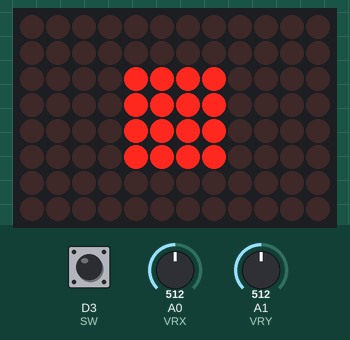
Recording of a sketch running on a simulated Arduino Uno R4 WiFi. Shown: 12×8 LED matrix. Inputs (shaded band) come from the test bench; at power-on: A0 (VRX) = 512, A1 (VRY) = 512, D3 (SW) HIGH. WiFi joins after 1.5 s; servers stay silent unless stated; what the sketch prints to the serial monitor is not drawn.

Above: at 2.7 s.
2.8 s: A0 (VRX) set to 558
4.3 s: A0 (VRX) set to 586
At 5.1 s:
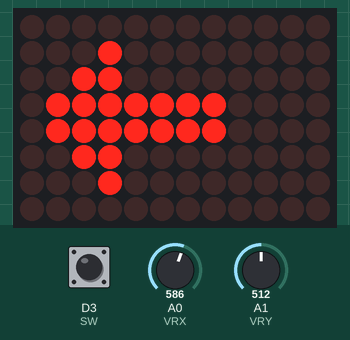
5.8 s: A1 (VRY) set to 564
7.3 s: A1 (VRY) set to 594
At 8.5 s:
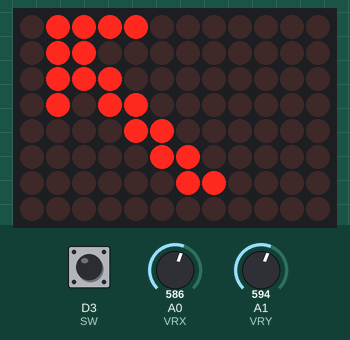
8.8 s: A0 (VRX) set to 550
At 9.8 s:
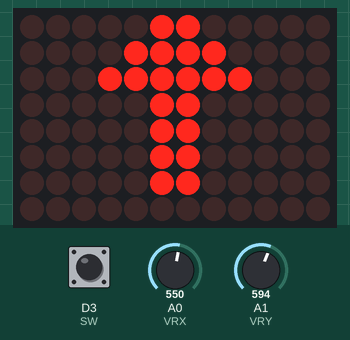
10.3 s: A1 (VRY) set to 306
At 10.9 s:
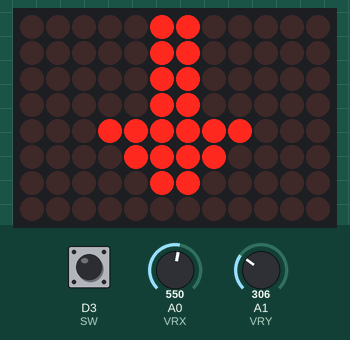
Timing chart, 0 to 12.8 s (numbered marks = the images above; inputs shaded):
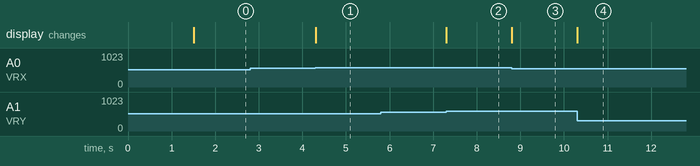

The sketch:

JoyStick_PC.ino
```cpp
#include <WiFiS3.h>
#include <WiFiUdp.h>
#include "Arduino_LED_Matrix.h"

//---- Wifi info ----//
const char ssid[] = ""; //Your WiFi ssid
const char pswd[] = ""; //Your WiFi password


//---- PC info ----//
const char pc_ip[] = ""; //Your PC IP
const int pc_port = 5000;

WiFiUDP Udp;
ArduinoLEDMatrix matrix;

//---- PINS ----//
const int VRX = A0;
const int VRY = A1;
const int SW = 3;


//---- Frames for Matrix ----//

byte arrowRight[8][12] = {
  { 0, 0, 0, 0, 0, 0, 0, 0, 0, 0, 0, 0 },
  { 0, 0, 0, 0, 0, 0, 0, 0, 1, 0, 0, 0 },
  { 0, 0, 0, 0, 0, 0, 0, 0, 1, 1, 0, 0 },
  { 0, 0, 0, 0, 1, 1, 1, 1, 1, 1, 1, 0 },
  { 0, 0, 0, 0, 1, 1, 1, 1, 1, 1, 1, 0 },
  { 0, 0, 0, 0, 0, 0, 0, 0, 1, 1, 0, 0 },
  { 0, 0, 0, 0, 0, 0, 0, 0, 1, 0, 0, 0 },
  { 0, 0, 0, 0, 0, 0, 0, 0, 0, 0, 0, 0 }
};

byte arrowLeft[8][12] = {
  { 0, 0, 0, 0, 0, 0, 0, 0, 0, 0, 0, 0 },
  { 0, 0, 0, 1, 0, 0, 0, 0, 0, 0, 0, 0 },
  { 0, 0, 1, 1, 0, 0, 0, 0, 0, 0, 0, 0 },
  { 0, 1, 1, 1, 1, 1, 1, 1, 0, 0, 0, 0 },
  { 0, 1, 1, 1, 1, 1, 1, 1, 0, 0, 0, 0 },
  { 0, 0, 1, 1, 0, 0, 0, 0, 0, 0, 0, 0 },
  { 0, 0, 0, 1, 0, 0, 0, 0, 0, 0, 0, 0 },
  { 0, 0, 0, 0, 0, 0, 0, 0, 0, 0, 0, 0 }
};

byte arrowUp[8][12] = {
  { 0, 0, 0, 0, 0, 1, 1, 0, 0, 0, 0, 0 },
  { 0, 0, 0, 0, 1, 1, 1, 1, 0, 0, 0, 0 },
  { 0, 0, 0, 1, 1, 1, 1, 1, 1, 0, 0, 0 },
  { 0, 0, 0, 0, 0, 1, 1, 0, 0, 0, 0, 0 },
  { 0, 0, 0, 0, 0, 1, 1, 0, 0, 0, 0, 0 },
  { 0, 0, 0, 0, 0, 1, 1, 0, 0, 0, 0, 0 },
  { 0, 0, 0, 0, 0, 1, 1, 0, 0, 0, 0, 0 },
  { 0, 0, 0, 0, 0, 0, 0, 0, 0, 0, 0, 0 }
};

byte arrowDown[8][12] = {
  { 0, 0, 0, 0, 0, 1, 1, 0, 0, 0, 0, 0 },
  { 0, 0, 0, 0, 0, 1, 1, 0, 0, 0, 0, 0 },
  { 0, 0, 0, 0, 0, 1, 1, 0, 0, 0, 0, 0 },
  { 0, 0, 0, 0, 0, 1, 1, 0, 0, 0, 0, 0 },
  { 0, 0, 0, 1, 1, 1, 1, 1, 1, 0, 0, 0 },
  { 0, 0, 0, 0, 1, 1, 1, 1, 0, 0, 0, 0 },
  { 0, 0, 0, 0, 0, 1, 1, 0, 0, 0, 0, 0 },
  { 0, 0, 0, 0, 0, 0, 0, 0, 0, 0, 0, 0 }
};

byte arrowUpRight[8][12] = {
  { 0, 0, 0, 0, 0, 0, 0, 1, 1, 1, 1, 0 },
  { 0, 0, 0, 0, 0, 0, 0, 0, 0, 1, 1, 0 },
  { 0, 0, 0, 0, 0, 0, 0, 0, 1, 1, 1, 0 },
  { 0, 0, 0, 0, 0, 0, 0, 1, 1, 0, 1, 0 },
  { 0, 0, 0, 0, 0, 0, 1, 1, 0, 0, 0, 0 },
  { 0, 0, 0, 0, 0, 1, 1, 0, 0, 0, 0, 0 },
  { 0, 0, 0, 0, 1, 1, 0, 0, 0, 0, 0, 0 },
  { 0, 0, 0, 0, 0, 0, 0, 0, 0, 0, 0, 0 }
};

byte arrowUpLeft[8][12] = {
  { 0, 1, 1, 1, 1, 0, 0, 0, 0, 0, 0, 0 },
  { 0, 1, 1, 0, 0, 0, 0, 0, 0, 0, 0, 0 },
  { 0, 1, 1, 1, 0, 0, 0, 0, 0, 0, 0, 0 },
  { 0, 1, 0, 1, 1, 0, 0, 0, 0, 0, 0, 0 },
  { 0, 0, 0, 0, 1, 1, 0, 0, 0, 0, 0, 0 },
  { 0, 0, 0, 0, 0, 1, 1, 0, 0, 0, 0, 0 },
  { 0, 0, 0, 0, 0, 0, 1, 1, 0, 0, 0, 0 },
  { 0, 0, 0, 0, 0, 0, 0, 0, 0, 0, 0, 0 }
};

byte arrowDownRight[8][12] = {
  { 0, 0, 0, 0, 1, 1, 0, 0, 0, 0, 0, 0 },
  { 0, 0, 0, 0, 0, 1, 1, 0, 0, 0, 0, 0 },
  { 0, 0, 0, 0, 0, 0, 1, 1, 0, 0, 0, 0 },
  { 0, 0, 0, 0, 0, 0, 0, 1, 1, 0, 1, 0 },
  { 0, 0, 0, 0, 0, 0, 0, 0, 1, 1, 1, 0 },
  { 0, 0, 0, 0, 0, 0, 0, 0, 0, 1, 1, 0 },
  { 0, 0, 0, 0, 0, 0, 0, 1, 1, 1, 1, 0 },
  { 0, 0, 0, 0, 0, 0, 0, 0, 0, 0, 0, 0 }
};

byte arrowDownLeft[8][12] = {
  { 0, 0, 0, 0, 0, 0, 1, 1, 0, 0, 0, 0 },
  { 0, 0, 0, 0, 0, 1, 1, 0, 0, 0, 0, 0 },
  { 0, 0, 0, 0, 1, 1, 0, 0, 0, 0, 0, 0 },
  { 0, 1, 0, 1, 1, 0, 0, 0, 0, 0, 0, 0 },
  { 0, 1, 1, 1, 0, 0, 0, 0, 0, 0, 0, 0 },
  { 0, 1, 1, 0, 0, 0, 0, 0, 0, 0, 0, 0 },
  { 0, 1, 1, 1, 1, 0, 0, 0, 0, 0, 0, 0 },
  { 0, 0, 0, 0, 0, 0, 0, 0, 0, 0, 0, 0 }
};

byte centerDot[8][12] = {
  { 0, 0, 0, 0, 0, 0, 0, 0, 0, 0, 0, 0 },
  { 0, 0, 0, 0, 0, 0, 0, 0, 0, 0, 0, 0 },
  { 0, 0, 0, 0, 1, 1, 1, 1, 0, 0, 0, 0 },
  { 0, 0, 0, 0, 1, 1, 1, 1, 0, 0, 0, 0 },
  { 0, 0, 0, 0, 1, 1, 1, 1, 0, 0, 0, 0 },
  { 0, 0, 0, 0, 1, 1, 1, 1, 0, 0, 0, 0 },
  { 0, 0, 0, 0, 0, 0, 0, 0, 0, 0, 0, 0 },
  { 0, 0, 0, 0, 0, 0, 0, 0, 0, 0, 0, 0 }
};


void setup() {
  Serial.begin(115200);

  pinMode(SW, INPUT_PULLUP); // when pressed zero
  matrix.begin();

  Serial.print("Connecting to WiFi: "); //Messages to Serial
  Serial.println(ssid);
  WiFi.begin(ssid, pswd); //Start Connection

  while(WiFi.status() != WL_CONNECTED) {
    delay(500);
    Serial.print(".");
  }

  Serial.println("\nConnected!");
  Udp.begin(1234); //create random port

}

void loop() {

  //---- X-Y-SW Values ----//
  int xVal = analogRead(VRX);
  int yVal = analogRead(VRY);
  int swVal = digitalRead(SW);

  int dx = 0;
  int dy = 0;

  //---- dx Deadzone  ----//
  if(xVal < 460){

    dx = map(xVal, 460, 0, 0, 30);

  }else if(xVal > 560){

    dx = map(xVal, 560, 1023, 0, -30);
  }


  //---- dy Deadzone  ----//
  if(yVal < 460){

   dy = map(yVal, 460, 0, 0, 30);

  }else if(yVal> 560){

  dy = map(yVal, 560, 1023, 0, -30);

  }

  //---- Direction ----//

  if (dx == 0 && dy == 0) {
    matrix.renderBitmap(centerDot, 8, 12);
  }
  else if (dx > 0 && dy == 0) {
    matrix.renderBitmap(arrowRight, 8, 12);
  }
  else if (dx < 0 && dy == 0) {
    matrix.renderBitmap(arrowLeft, 8, 12);
  }
  else if (dx == 0 && dy > 0) {
    matrix.renderBitmap(arrowDown, 8, 12);
  }
  else if (dx == 0 && dy < 0) {
    matrix.renderBitmap(arrowUp, 8, 12);
  }
  // Diagonal
  else if (dx > 0 && dy > 0) {
    matrix.renderBitmap(arrowDownRight, 8, 12);
  }
  else if (dx < 0 && dy > 0) {
    matrix.renderBitmap(arrowDownLeft, 8, 12);
  }
  else if (dx > 0 && dy < 0) {
    matrix.renderBitmap(arrowUpRight, 8, 12);
  }
  else if (dx < 0 && dy < 0) {
    matrix.renderBitmap(arrowUpLeft, 8, 12);
  }


  String payload = String(dx) + "," + String(dy) + "," + String(swVal); //payload to PC

  Udp.beginPacket(pc_ip, pc_port);
  Udp.print(payload);
  Udp.endPacket();


}
```

Measured:
- the behaviour switches between 575 and 576 on A0 (VRX) (found by bisection; images 0 and 1)
- the behaviour switches between 575 and 576 on A1 (VRY) (found by bisection; images 1 and 2)
- after the input at 2.8 s, every drawn part: stays the same
- after the input at 4.3 s, the display: changes at once (image 1)
- after the input at 5.8 s, every drawn part: stays the same
- after the input at 7.3 s, the display: changes at once (image 2)
- after the input at 8.8 s, the display: changes at once (image 3)
- after the input at 10.3 s, the display: changes at once (image 4)
